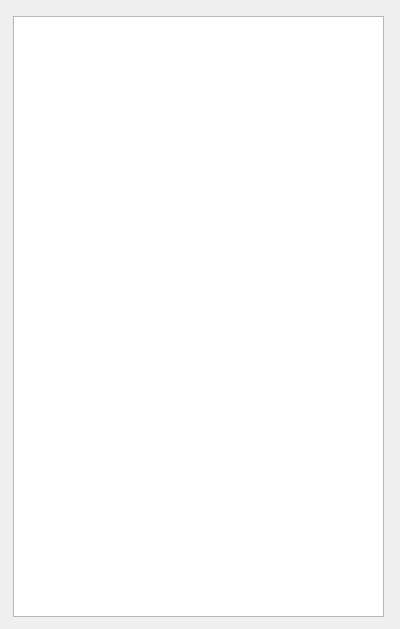
<?xml version="1.0" encoding="UTF-8"?>
<ui version="4.0">
 <class>user</class>
 <widget class="QWidget" name="user">
  <property name="geometry">
   <rect>
    <x>0</x>
    <y>0</y>
    <width>400</width>
    <height>629</height>
   </rect>
  </property>
  <property name="windowTitle">
   <string>Form</string>
  </property>
  <widget class="QTextEdit" name="textEdit">
   <property name="geometry">
    <rect>
     <x>13</x>
     <y>16</y>
     <width>371</width>
     <height>601</height>
    </rect>
   </property>
  </widget>
 </widget>
 <resources/>
 <connections/>
</ui>
